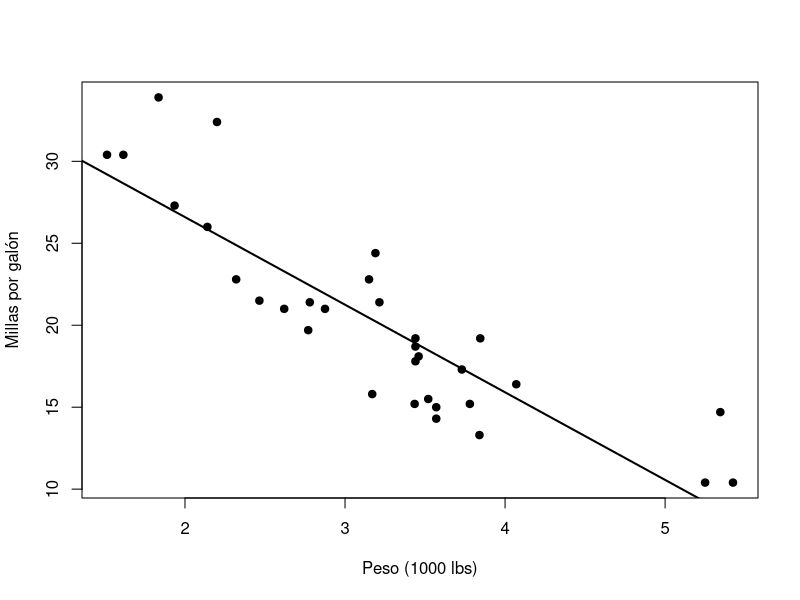

Write R code to recreate this figure.
## ---- chunk 1

# Paquetes base para rutas y carpetas
req <- c("here", "fs")    #declaro los paquetes mínimos que necesito para manejar rutas y carpetas en el proyecto.

inst <- rownames(installed.packages())  #aquí guardo en inst la lista de todos los paquetes que ya existen en este computador.

if (length(setdiff(req, inst)) > 0) install.packages(setdiff(req, inst))  #Reviso cuáles de los paquetes que necesito no están instalados todavía. Si falta alguno, lo instalo automáticamente.

lapply(req, library, character.only = TRUE)  #corre las librerías.


# Asegura que knit/render use la raíz del proyecto (requiere abrir el .Rproj)
knitr::opts_knit$set(root.dir = here::here())


# Estructura mínima y clara para reproducibilidad
carpetas <- c(
  "data",       # datos listos para análisis (limpios, derivados)
  "scripts",    # scripts auxiliares (.R) que usa el informe
  "figs",       # figuras exportadas (png, svg, pdf)
  "outputs",    # tablas/exports finales (csv, html, pdf)
  "reports"     # informes adicionales (pptx, docx, etc.)
)
fs::dir_create(here::here(carpetas))

# Mensaje útil para el knit log
cat("Raíz del proyecto:", here::here(), "\n")

## ---- chunk 2
# tu código aquí
## ---- chunk 3
knitr::opts_chunk$set(
  echo = TRUE,
  eval = TRUE,
  message = FALSE,
  warning = FALSE,
  fig.align = "center",
  fig.width = 7, fig.height = 4.5,
  out.width = "80%"
)
set.seed(123)  #hace que todo lo aleatorio (muestreos, particiones train/test, etc.) dé exactamente el mismo resultado cada vez que corre el script
## ---- chunk 4
1 + 1   # suma simple
mean(c(1, 2, 3, 10))  # media de una serie de números
## ---- chunk 5
summary(mtcars$mpg)    # Resumen estadístico de un vector numérico (mpg = millas/galón)
                       # Devuelve: Min., 1er cuartil (25%), Mediana (50%),
                       #           Media (promedio), 3er cuartil (75%) y Máx.
                       # Si hubiera NA, también mostraría "NA's: <cantidad>".
                       # Útil para ver rango, tendencia central y dispersión rápida.
## ---- chunk 6
plot(mtcars$wt, mtcars$mpg,                       # dispersión X=wt (peso 1000 lbs), Y=mpg (millas/galón)
     pch = 19,                                    # tipo de punto: círculo sólido
     xlab = "Peso (1000 lbs)",                    # etiqueta eje X
     ylab = "Millas por galón")                   # etiqueta eje Y

abline(lm(mpg ~ wt, data = mtcars),              # añade la recta de regresión mpg ~ wt
       lwd = 2)                                  # grosor de la línea (más visible)
## ---- chunk 7
library(dplyr)        # Carga el paquete dplyr para manipulación de datos (pipes, group_by, summarise, etc.)
mtcars %>%                # Toma el data.frame mtcars y pásalo por la pipe (%>%) Ctrl + Shift + M
  group_by(cyl) %>%       # Agrupa las filas por número de cilindros (cyl: 4, 6, 8)
  summarise(              # Calcula resúmenes por cada grupo de 'cyl'
    mpg_prom = mean(mpg), # promedio de millas/galón dentro de cada grupo
    .groups = "drop")     # quita el atributo de agrupación en el resultado final
## ---- chunk 8
knitr::kable(
  head(iris), # datos a mostrar (primeras 6 filas)
  caption = "Primeras filas de iris") # título/pie de la tabla
## ---- chunk 9
# --- Variantes útiles  -------------------------

# Alinear columnas: "l"=left, "c"=center, "r"=right (uno por columna)
 knitr::kable(head(iris), align = c("l","r","r","r","c"),
              caption = "Iris alineado")

# Renombrar encabezados de columnas:
 knitr::kable(head(iris),
              col.names = c("Largo Sépalo","Ancho Sépalo","Largo Pétalo","Ancho Pétalo","Especie"),
              caption = "Iris con encabezados en español")

# En HTML puedes combinar con kableExtra para estilo avanzado:
if (knitr::is_html_output()) {
   knitr::kable(head(iris), caption = "Iris con estilo") |>
     kableExtra::kable_styling(full_width = FALSE) #no queremos que su ancho sea de toda la pantalla
 }
## ---- chunk 10
library(dplyr)
library(kableExtra)
## ---- chunk 11
text_tbl <-data.frame(
 Items= c("Item1", "Item2", "Item3"),
 Features =c(
 "Loremipsumdolorsit amet,consectetur adipiscingelit.Proinvehicula temporex.Morbimalesuadasagittis",
 "In euurna atmagnaluctusrhoncus quis innisl.Fusceinvelitvarius, posuere risuset,cursusaugue.",
 "Vivamus venenatisegestas eros uttempus. Vivamus idest nisi.Aliquam molestie erat etsollicitudin"
 )
 )
 kbl(text_tbl,booktabs =T)%>%
 kable_styling(full_width= F)%>%
 column_spec(1,bold = T,color= "red") %>%
 column_spec(2,width= "30em")
## ---- chunk 12
that_cell<-c(rep(F,7),T)
 mtcars[1:8,1:8] %>%
 kbl(booktabs =T,linesep = "") %>%
 kable_paper(full_width= F)%>%
 column_spec(2,color=spec_color(mtcars$mpg[1:8]),
 link = "https://haozhu233.github.io/kableExtra") %>%
 column_spec(6,color= "white",
 background= spec_color(mtcars$drat[1:8],end =0.7),
 popover = paste("am:",mtcars$am[1:8])) %>%
 column_spec(9,strikeout=that_cell,bold = that_cell,
 color= c(rep("black",7),"red"))
## ---- chunk 13
# Se ejecuta pero no muestra resultados
x <- rnorm(1e5)      # Genera 100.000 (1e5) números aleatorios ~ N(0, 1) y los guarda en 'x'
                     #  rnorm(n) produce valores con media 0 y desviación estándar 1 por defecto.
                     
media_x <- mean(x)   # Calcula la media (promedio) de esos 100.000 valores y la guarda en 'media_x'
                     #  Por la ley de los grandes números, este valor debería estar cerca de 0.
## ---- chunk 14
media_x
## ---- chunk 15
library(ggplot2)
